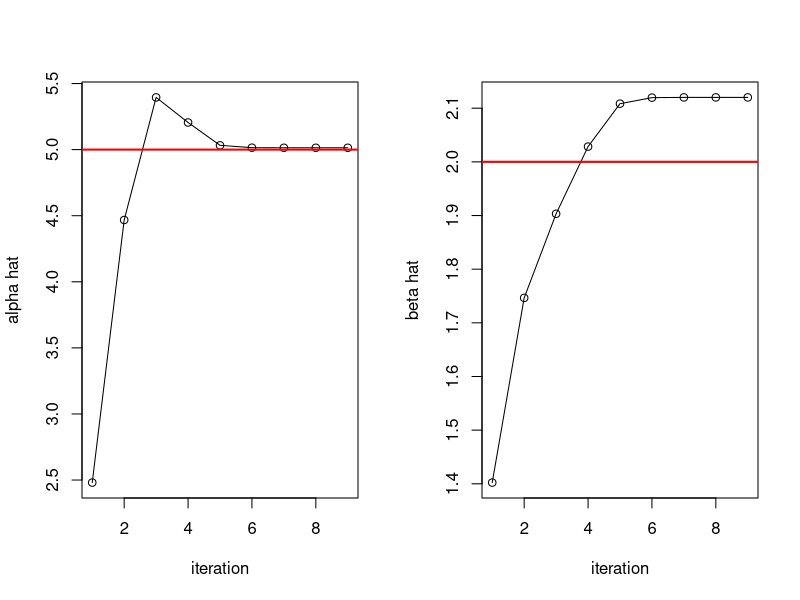
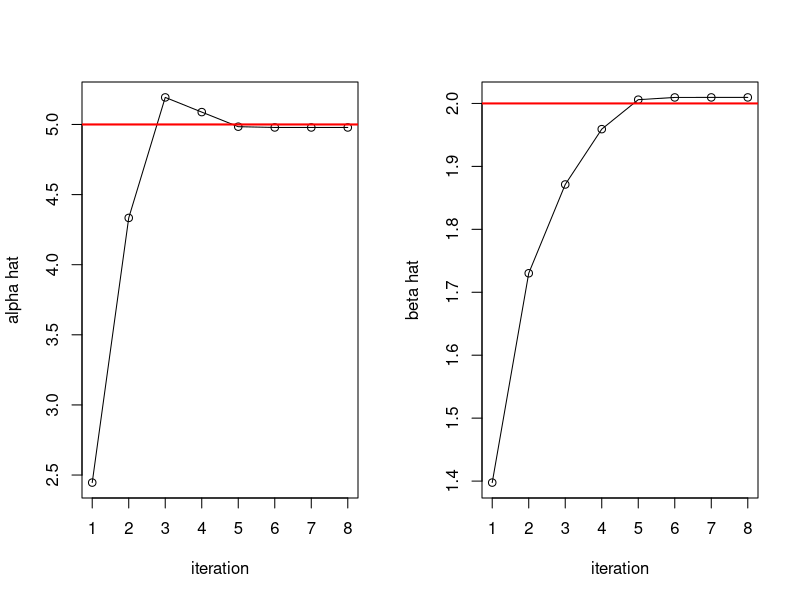

Write the R code that produced these figures, in order.
## ---- chunk 1
knitr::opts_chunk$set(echo=T, fig.align = "center", message=F, warning=F, fig.height = 5, cache=T, dpi = 300, dev = "png")
## ---- chunk 2
library(MASS)
## ---- chunk 3
newton <- function(f, df, x0, tol=1e-07, N=300, ...) {
  x <- x0
  t <- 0
  p<-rep(0,N); q<-rep(0,N); i<-rep(0,N)
  while(t<N) {
    t <- t + 1
    x1 <- x - as.numeric(ginv(df(x, ...)) %*% f(x, ...))
    p[t]<-x1[1]; q[t]<-x1[2]; i[t]<-t
    if(mean(abs(x1 - x)) < tol) break
    x <- x1
  }
  p<-p[p!=0]; q<-q[q!=0]; i<-i[i!=0]
  return(data.frame(p,q,i))
}
## ---- chunk 4
deriv_loglike <- function(theta, X, n) {
  alpha <- theta[1]
  beta <- theta[2]
  o1 <- sum(log(X)) - n * (digamma(alpha) + log(beta))
  o2 <- (sum(X)/beta - alpha * n)/beta
  return(c(o1, o2))
}


double_dl <- function(theta, X, n) {
  alpha <- theta[1]
  beta <- theta[2]
  o11 <- -(n * trigamma(alpha))
  o12 <- -(n/beta)
  o22 <- -((2 * (sum(X)/beta) - alpha * n)/beta^2)
  return(matrix(c(o11, o12, o12, o22), 2, 2, byrow=TRUE))
}
## ---- chunk 5
library("Deriv")
Deriv("-n *log(gamma(a))- n*a*log(b) + (a-1)*sum(log(xdata)) - sum(xdata)/b","a")
Deriv("-n *log(gamma(a))- n*a*log(b) + (a-1)*sum(log(xdata)) - sum(xdata)/b","b")


Deriv("sum(log(xdata)) - n * (digamma(a) + log(b))","a")
Deriv("sum(log(xdata)) - n * (digamma(a) + log(b))","b")
Deriv("(sum(xdata)/b - a * n)/b","b")
## ---- chunk 6
set.seed(20191010)

X <- rgamma(n=100, shape=5, scale=2)
n <- length(X)        

mle<-newton(deriv_loglike, double_dl, c(1,1), X=X, n=n)
mle
## ---- chunk 7
par(mfrow=c(1,2))
plot(mle$p~mle$i,xlab='iteration',ylab='alpha hat',type="o"); abline(h=5,col='red',lwd=2)
plot(mle$q~mle$i,xlab='iteration',ylab='beta hat',type="o"); abline(h=2,col='red',lwd=2)
## ---- chunk 8
set.seed(20191010)

X <- rgamma(n=100000, shape=5, scale=2)
n <- length(X)        

mle2<-newton(deriv_loglike, double_dl, c(1,1), X=X, n=n)
mle2
## ---- chunk 9
par(mfrow=c(1,2))
plot(mle2$p~mle2$i,xlab='iteration',ylab='alpha hat',type="o"); abline(h=5,col='red',lwd=2)
plot(mle2$q~mle2$i,xlab='iteration',ylab='beta hat',type="o"); abline(h=2,col='red',lwd=2)
## ---- chunk 10
set.seed(20191010)
x<-rgamma(n=100,shape=5,scale=2)
## ---- chunk 11
f<-function(alpha,x,n) {
  n*log(alpha/mean(x))-n*digamma(alpha)+sum(log(x))
}

df<-function(alpha,n) {
  ((n/alpha)-n*trigamma(alpha))
}
## ---- chunk 12
a0<-1
alpha<-a0
bhat<-mean(x)/a0
## ---- chunk 13
newton<-function(f,df,tol=1e-9,a0=1,x,N=100){
  i<-0
  a1<-a0
  p<-numeric(N)
  while(i<=N){
    a1<-(a0-(f(a0,x,length(x))/df(a0,length(x))))
    p[i]<-a1
    i<-i+1
    if(abs((a1-a0)/a0)<tol) break;
    alpha<-c(alpha,a0)
    bhat<-c(bhat,mean(x)/a1)
    a0<-a1
  }
  mle<-c(a1, mean(x)/a1)
  return(mle)
}
## ---- chunk 14
newton(f,df,x=x)
## ---- chunk 15
mle<-matrix(0,nrow=100,ncol=2)

for(i in 1:100){
  mle[i,]<-newton(f,df,x=rgamma(n=100,shape=5,scale=2))
}

# all value are mle. what is the mean of the mle?
apply(mle,2,mean)
colMeans(mle)
## ---- chunk 16
mse_alpha<-sum((mle[,1]-5)^2)/100
mse_beta<-sum((mle[,2]-2)^2)/100

c(mse_alpha,mse_beta)
